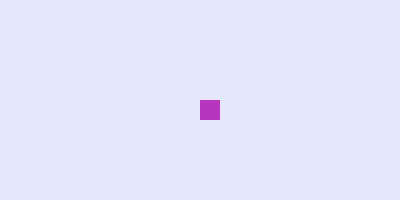
Frame 1 (no input)
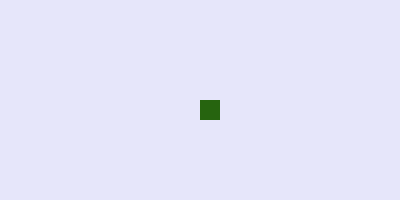
Frame 60 (no input)
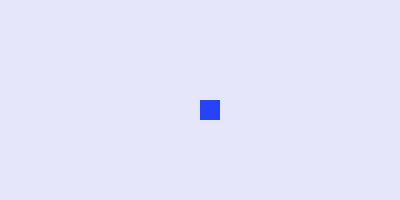
Frame 120 (the mouse pressed at the canvas centre since frame 60)

The p5.js sketch that drew these frames (run headless with seeded random() and noise() and a simulated clock; from frame 60 on, the mouse is pressed at the canvas centre):

// p5.js sketch
// ── sketch.js
let cor;
//variaveis do quadrado
let posicaoX = 200;
let posicaoY = 100;
let tamanho = 20;
let largura = 20;
let velocidadeY = 2;
let velocidadeX = 2;

function setup() {
  createCanvas(400, 200);
}

function draw() {
  background("#E6E6FA	");
  cor = color(random(0, 255), random(0, 255), random(0, 255));
  desenha();
  movimenta();
  verificaBordas();
}
function desenha() {
  fill(cor);
  noStroke();
  rect(posicaoX, posicaoY, tamanho, largura);
}
function movimenta() {
  if (keyIsDown(UP_ARROW)) {
    posicaoY -= 2;
  } else if (keyIsDown(DOWN_ARROW)) {
    posicaoY += 2;
  }
  if (keyIsDown(RIGHT_ARROW)) {
    posicaoX += 2;
  } else if (keyIsDown(LEFT_ARROW)) {
    posicaoX -= 2;
  }
}
function verificaBordas() {
  if (posicaoY - largura > height) {
    posicaoY = 0;
  }
  if (posicaoY + largura < 0) {
    posicaoY = 200;
  }
  if (posicaoX - tamanho > width) {
    posicaoX = 0;
  }
  if (posicaoX + tamanho < 0) {
    posicaoX = 400;
  }
}

// ── style.css
html, body {
    margin: 0;
    padding: 0;
  }
  canvas {
    display: block;
      
  }
  
